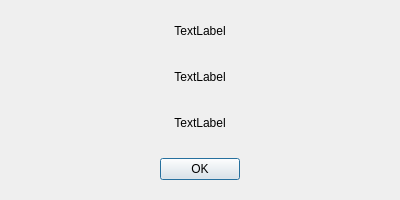
<?xml version="1.0" encoding="UTF-8"?>
<ui version="4.0">
 <class>Dialog</class>
 <widget class="QDialog" name="Dialog">
  <property name="geometry">
   <rect>
    <x>0</x>
    <y>0</y>
    <width>400</width>
    <height>200</height>
   </rect>
  </property>
  <property name="minimumSize">
   <size>
    <width>400</width>
    <height>200</height>
   </size>
  </property>
  <property name="windowTitle">
   <string>About</string>
  </property>
  <layout class="QVBoxLayout" name="verticalLayout_2">
   <item>
    <layout class="QVBoxLayout" name="verticalLayout">
     <item alignment="Qt::AlignmentFlag::AlignHCenter|Qt::AlignmentFlag::AlignVCenter">
      <widget class="QLabel" name="description">
       <property name="sizePolicy">
        <sizepolicy hsizetype="Preferred" vsizetype="Preferred">
         <horstretch>0</horstretch>
         <verstretch>0</verstretch>
        </sizepolicy>
       </property>
       <property name="minimumSize">
        <size>
         <width>300</width>
         <height>0</height>
        </size>
       </property>
       <property name="text">
        <string>TextLabel</string>
       </property>
       <property name="alignment">
        <set>Qt::AlignmentFlag::AlignCenter</set>
       </property>
       <property name="wordWrap">
        <bool>false</bool>
       </property>
       <property name="openExternalLinks">
        <bool>true</bool>
       </property>
      </widget>
     </item>
     <item alignment="Qt::AlignmentFlag::AlignHCenter|Qt::AlignmentFlag::AlignVCenter">
      <widget class="QLabel" name="version">
       <property name="text">
        <string>TextLabel</string>
       </property>
       <property name="alignment">
        <set>Qt::AlignmentFlag::AlignCenter</set>
       </property>
      </widget>
     </item>
     <item alignment="Qt::AlignmentFlag::AlignHCenter|Qt::AlignmentFlag::AlignVCenter">
      <widget class="QLabel" name="link">
       <property name="text">
        <string>TextLabel</string>
       </property>
       <property name="alignment">
        <set>Qt::AlignmentFlag::AlignCenter</set>
       </property>
       <property name="openExternalLinks">
        <bool>true</bool>
       </property>
      </widget>
     </item>
     <item alignment="Qt::AlignmentFlag::AlignHCenter|Qt::AlignmentFlag::AlignVCenter">
      <widget class="QDialogButtonBox" name="buttonBox">
       <property name="orientation">
        <enum>Qt::Orientation::Horizontal</enum>
       </property>
       <property name="standardButtons">
        <set>QDialogButtonBox::StandardButton::Ok</set>
       </property>
      </widget>
     </item>
    </layout>
   </item>
  </layout>
 </widget>
 <resources/>
 <connections>
  <connection>
   <sender>buttonBox</sender>
   <signal>accepted()</signal>
   <receiver>Dialog</receiver>
   <slot>accept()</slot>
   <hints>
    <hint type="sourcelabel">
     <x>248</x>
     <y>254</y>
    </hint>
    <hint type="destinationlabel">
     <x>157</x>
     <y>274</y>
    </hint>
   </hints>
  </connection>
  <connection>
   <sender>buttonBox</sender>
   <signal>rejected()</signal>
   <receiver>Dialog</receiver>
   <slot>reject()</slot>
   <hints>
    <hint type="sourcelabel">
     <x>316</x>
     <y>260</y>
    </hint>
    <hint type="destinationlabel">
     <x>286</x>
     <y>274</y>
    </hint>
   </hints>
  </connection>
 </connections>
</ui>
